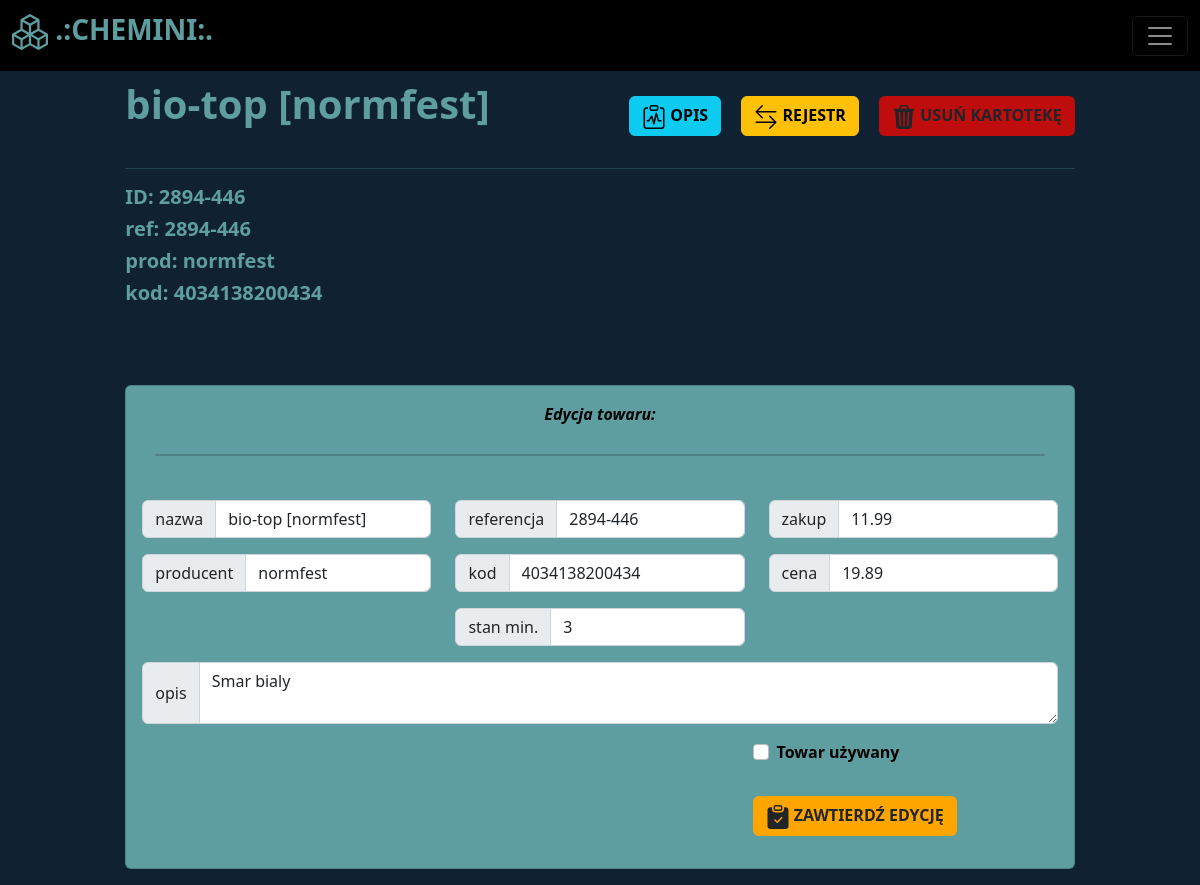
Before: /warehouse/view-item/4 with the older database file.
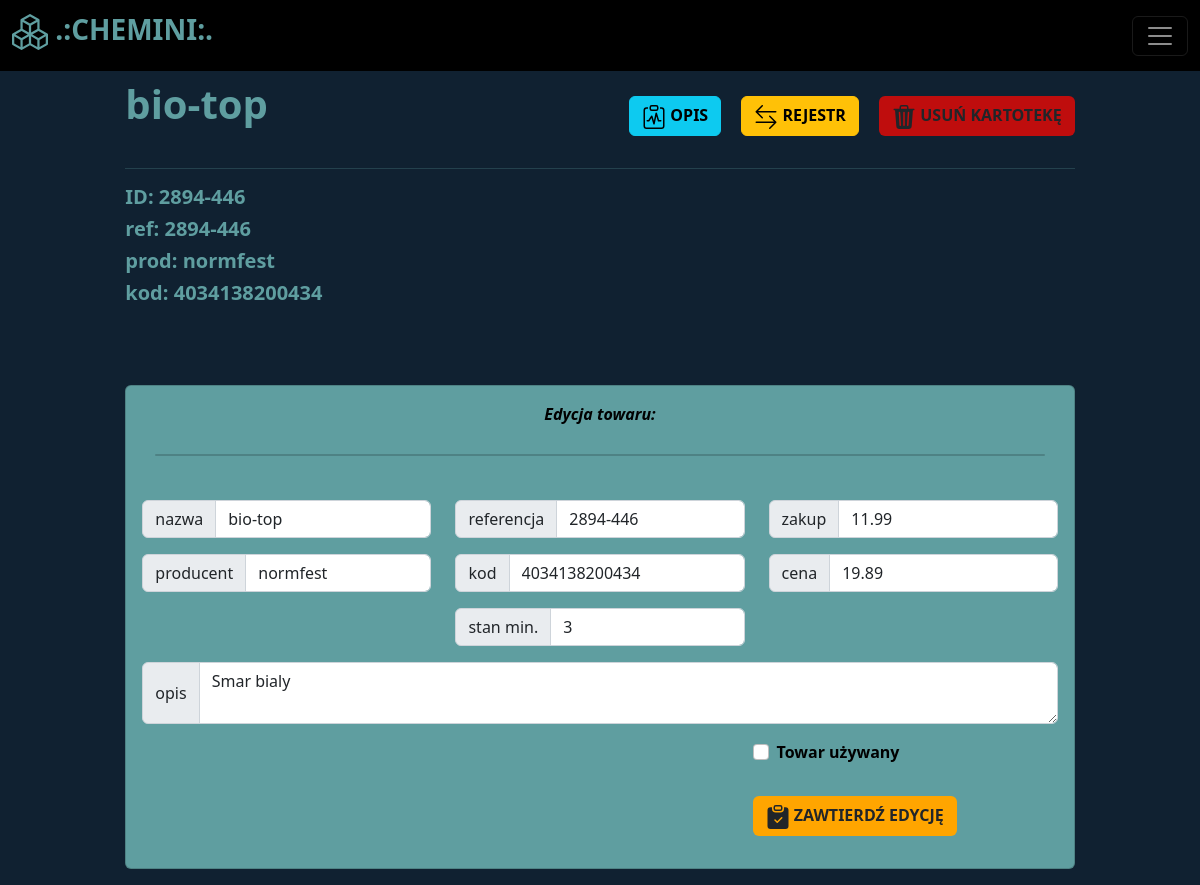
After: the same page with the newer database file.
### libs/models.py (models this page shows)
class Item(Base):
    __tablename__ = "items"
    id = Column(Integer, primary_key=True, autoincrement=True, index=True)
    name = Column(String, unique=False, nullable=False)
    manufacturer = Column(String, nullable=False)
    reference = Column(String, unique=True, index=True, nullable=False)
    code = Column(String, unique=True, index=True)
    description = Column(String)
    stack = Column(Integer, nullable=False, default=0)
    stack_min = Column(Integer, nullable=False, default=0)
    buy = Column(Float)
    sell = Column(Float)
    used = Column(Boolean, default=False)

### routers/warehouse.py (the view)
@router.get("/warehouse/view-item/{item_id}", tags=['warehouse'])
def view_item(item_id: int, request: Request, db: Session=Depends(get_db)):
    item = db.query(Item).filter(Item.id == item_id).first()
    return templates.TemplateResponse("item.html", {"request": request, "item": item})

### templates/item.html (shortened to what this page needs)
{% extends "baseauth.html" %}
{% block col2 %}
<div>
    <div class="row">
        <div class="col" styl="text-align:left">
            <h1><b>{{ item.name }}</b></h1>
        </div>
        <div class="col">
            <div style="text-align:right">
                <button class="btn my-3 btn-info" style="margin-right:1rem" id="myBtn">
                  <b>
                     OPIS
                  </b>
                </button>
                <button class="btn my-3 btn-warning" style="margin-right:1rem" onclick="" id="editbtn3">
                  <b>
                     REJESTR
                  </b>
                </button>
                <button class="btn my-3" style="background:rgb(191, 13, 13)" onclick="delete_item('{{ item.id }}')" id="editbtn3">
                  <b>
                     USUŃ KARTOTEKĘ
                  </b>
                </button>
            </div>
        </div>
    </div>
  <hr>
  <h5><b>ID: {{ item.reference }}</b></h4>
  <h5><b>ref: {{ item.reference }}</b></h4>
  <h5><b>prod: {{ item.manufacturer }}</b></h4>
  <h5><b>kod: {{ item.code }}</b></h4>
</div>
<div class="card" style="margin-top:5rem; background:cadetblue; color:black">
    <div class="container text-center" style="margin-top:1rem">
      <i><b>Edycja towaru: </b></i>
    </div>
    <div class="card" style="text-align:center; background:cadetblue; margin:3%">
    </div>
      <div class="row p-3">
          <div class="col">
              <div class="input-group mb-3">
                  <span class="input-group-text" id="inputGroup-sizing-default">nazwa</span>
                  <input required="True" id="name" value="{{ item.name }}" type="text" class="form-control" aria-label="Sizing example input" aria-describedby="inputGroup-sizing-default">
              </div>
              <div class="input-group mb-3">
                  <span class="input-group-text" id="inputGroup-sizing-default">producent</span>
                  <input required="True" id="manufacturer" value="{{ item.manufacturer }}" type="text" class="form-control" aria-label="Sizing example input" aria-describedby="inputGroup-sizing-default">
              </div>
          </div>
          <div class="col">
              <div class="input-group mb-3">
                  <span class="input-group-text" id="inputGroup-sizing-default">referencja</span>
                  <input required="True" id="reference" value="{{ item.reference }}" type="text" class="form-control" aria-label="Sizing example input" aria-describedby="inputGroup-sizing-default">
              </div>
              <div class="input-group mb-3">
                  <span class="input-group-text" id="inputGroup-sizing-default">kod</span>
                  <input required="True" id="code" value="{{ item.code }}" type="text" class="form-control" aria-label="Sizing example input" aria-describedby="inputGroup-sizing-default">
              </div>
              <div class="input-group mb-3">
                  <span class="input-group-text" id="inputGroup-sizing-default">stan min.</span>
                  <input required="True" id="stack_min" value="{{ item.stack_min }}" type="number" class="form-control" aria-label="Sizing example input" aria-describedby="inputGroup-sizing-default">
              </div>
          </div>
          <div class="col">
              <div class="input-group mb-3">
                  <span class="input-group-text" id="inputGroup-sizing-default">zakup</span>
                  <input required="True" id="buy" value="{{ item.buy }}" type="number" class="form-control" aria-label="Sizing example input" aria-describedby="inputGroup-sizing-default">
              </div>
              <div class="input-group mb-3">
                  <span class="input-group-text" id="inputGroup-sizing-default">cena</span>
                  <input required="True" id="sell" value="{{ item.sell }}" type="number" class="form-control" aria-label="Sizing example input" aria-describedby="inputGroup-sizing-default">
              </div>
          </div>
          <div class="input-group mb-3">
              <span class="input-group-text" id="inputGroup-sizing-default">opis</span>
              <textarea id="description" type="text" class="form-control" aria-label="Sizing example input" aria-describedby="inputGroup-sizing-default">{{ item.description }}</textarea>
          </div>
          <div class="row">
            <div class="col">
            </div>
            <div class="col">
            </div>
            <div class="col">
              <div class="form-check">
                  <input class="form-check-input" type="checkbox" id="isused">
                  <label class="form-check-label" for="isused">
                    <b>Towar używany</b>
                  </label>
              </div>
              <div style="text-align:left; margin-top:2rem">
                  <button class="btn mb-3 border-1" style="background:orange" onclick="update_item('{{ item.id }}')" name="editbtn2" id="editbtn2">
                    <b>
                       ZAWTIERDŹ EDYCJĘ
                    </b>
                  </button>
              </div>
            </div>
          </div>
      </div>
  </div>
{% endblock %}

### templates/baseauth.html (shortened to what this page needs)
<!doctype html>
<html lang="en">
<head>
  <link href="https://cdn.jsdelivr.net/npm/bootstrap@5.2.1/dist/css/bootstrap.min.css" rel="stylesheet"
>
  <link rel="stylesheet" href="/static/style.css" class="stylesheet">
  <link rel="stylesheet" href="/static/modal.css" class="stylesheet">
</head>
<body>
  <header style="margin-bottom:5rem;">
    <nav class="navbar navbar-dark fixed-top" style="background:black">
      <div class="container-fluid">
        <a class="navbar-brand" style="color:cadetblue" href="/warehouse"><h3>
          <b>
             .:CHEMINI:.
          </b></h3></a>
        <button class="navbar-toggler" type="button" data-bs-toggle="offcanvas" data-bs-target="#offcanvasDarkNavbar" aria-controls="offcanvasDarkNavbar">
          <span class="navbar-toggler-icon"></span>
        </button>
      </div>
    </nav>
  </header>
  <main>
    <div class="row" style="margin:1rem">
      <div class="col">
      </div>
      <div class="col-10">
        {% block col2 %}
        {% endblock %}
      </div>
      <div class="col">
      </div>
    </div>
  </main>
</body>
</html>

### static/style.css (style rules this page uses)
body { background: #102131; color: cadetblue; -webkit-background-size: cover; -moz-background-size: cover; background-size: cover; -o-background-size: cover; }

Changed rows visible on the page:
changed Item "normfest": name "bio-top [normfest]" → "bio-top"
